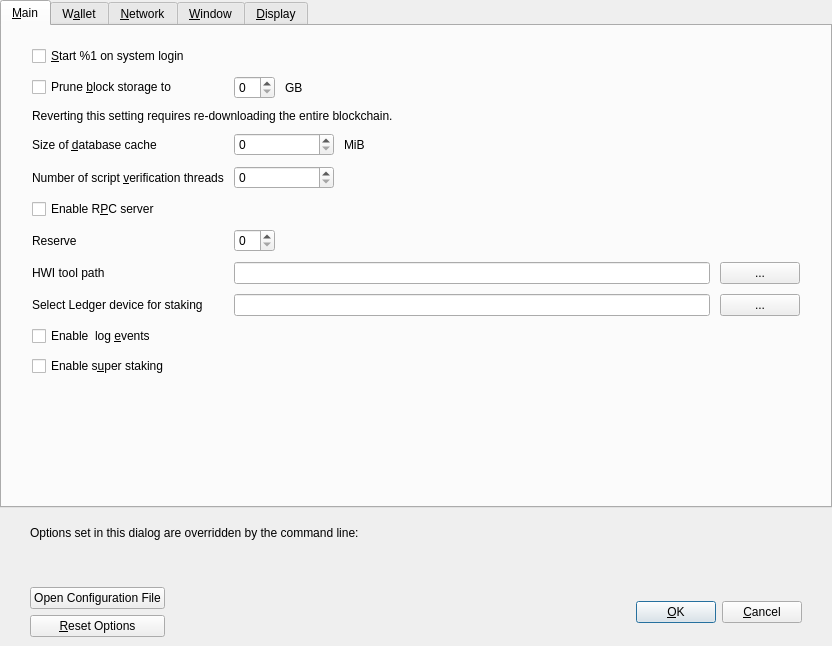
<?xml version="1.0" encoding="UTF-8"?>
<ui version="4.0">
 <class>OptionsDialog</class>
 <widget class="QDialog" name="OptionsDialog">
  <property name="geometry">
   <rect>
    <x>0</x>
    <y>0</y>
    <width>832</width>
    <height>646</height>
   </rect>
  </property>
  <property name="windowTitle">
   <string>Options</string>
  </property>
  <property name="modal">
   <bool>true</bool>
  </property>
  <layout class="QVBoxLayout" name="verticalLayout">
   <property name="leftMargin">
    <number>0</number>
   </property>
   <property name="topMargin">
    <number>0</number>
   </property>
   <property name="rightMargin">
    <number>0</number>
   </property>
   <property name="bottomMargin">
    <number>0</number>
   </property>
   <item>
    <widget class="QTabWidget" name="tabWidget">
     <property name="currentIndex">
      <number>0</number>
     </property>
     <widget class="QWidget" name="tabMain">
      <attribute name="title">
       <string>&amp;Main</string>
      </attribute>
      <layout class="QVBoxLayout" name="verticalLayout_3">
       <property name="spacing">
        <number>10</number>
       </property>
       <property name="leftMargin">
        <number>30</number>
       </property>
       <property name="topMargin">
        <number>20</number>
       </property>
       <property name="rightMargin">
        <number>30</number>
       </property>
       <property name="bottomMargin">
        <number>20</number>
       </property>
       <item>
        <layout class="QGridLayout" name="gridLayout">
         <property name="verticalSpacing">
          <number>10</number>
         </property>
         <item row="4" column="1">
          <layout class="QHBoxLayout" name="horizontalLayout_3_Main">
           <item>
            <widget class="QSpinBox" name="threadsScriptVerif">
             <property name="minimumSize">
              <size>
               <width>100</width>
               <height>0</height>
              </size>
             </property>
             <property name="toolTip">
              <string>(0 = auto, &lt;0 = leave that many cores free)</string>
             </property>
            </widget>
           </item>
           <item>
            <spacer name="horizontalSpacer_3_Main">
             <property name="orientation">
              <enum>Qt::Horizontal</enum>
             </property>
             <property name="sizeHint" stdset="0">
              <size>
               <width>40</width>
               <height>20</height>
              </size>
             </property>
            </spacer>
           </item>
          </layout>
         </item>
         <item row="8" column="1">
          <layout class="QHBoxLayout" name="horizontalLayout2">
           <item>
            <widget class="QLineEdit" name="txtStakeLedgerId">
             <property name="toolTip">
              <string>Fingerprint of the ledger that you want to be used for staking with hardware wallet</string>
             </property>
            </widget>
           </item>
           <item>
            <widget class="QPushButton" name="toolStakeLedgerId">
             <property name="text">
              <string>...</string>
             </property>
            </widget>
           </item>
          </layout>
         </item>
         <item row="6" column="1">
          <layout class="QHBoxLayout" name="horizontalLayout_3_Main_3">
           <item>
            <widget class="BitcoinAmountField" name="reserveBalance">
             <property name="toolTip">
              <string>Reserve amount that will not be used for staking</string>
             </property>
            </widget>
           </item>
           <item>
            <spacer name="horizontalSpacer_3_Main_3">
             <property name="orientation">
              <enum>Qt::Horizontal</enum>
             </property>
             <property name="sizeHint" stdset="0">
              <size>
               <width>40</width>
               <height>0</height>
              </size>
             </property>
            </spacer>
           </item>
          </layout>
         </item>
         <item row="4" column="0">
          <widget class="QLabel" name="threadsScriptVerifLabel">
           <property name="toolTip">
            <string extracomment="Tooltip text for Options window setting that sets the number of script verification threads. Explains that negative values mean to leave these many cores free to the system.">Set the number of script verification threads. Negative values correspond to the number of cores you want to leave free to the system.</string>
           </property>
           <property name="text">
            <string>Number of script &amp;verification threads</string>
           </property>
           <property name="textFormat">
            <enum>Qt::PlainText</enum>
           </property>
           <property name="buddy">
            <cstring>threadsScriptVerif</cstring>
           </property>
          </widget>
         </item>
         <item row="3" column="0">
          <widget class="QLabel" name="databaseCacheLabel">
           <property name="toolTip">
            <string extracomment="Tooltip text for Options window setting that sets the size of the database cache. Explains the corresponding effects of increasing/decreasing this value.">Maximum database cache size. Make sure you have enough RAM. A larger cache can contribute to faster sync, after which the benefit is less pronounced for most use cases. Lowering the cache size will reduce memory usage. Unused mempool memory is shared for this cache.</string>
           </property>
           <property name="text">
            <string>Size of &amp;database cache</string>
           </property>
           <property name="textFormat">
            <enum>Qt::PlainText</enum>
           </property>
           <property name="buddy">
            <cstring>databaseCache</cstring>
           </property>
          </widget>
         </item>
         <item row="2" column="0" colspan="2">
          <widget class="QLabel" name="pruneWarning">
           <property name="text">
            <string>Reverting this setting requires re-downloading the entire blockchain.</string>
           </property>
           <property name="textFormat">
            <enum>Qt::PlainText</enum>
           </property>
          </widget>
         </item>
         <item row="7" column="0">
          <widget class="QLabel" name="HWIToolLabel">
           <property name="text">
            <string>HWI tool path</string>
           </property>
          </widget>
         </item>
         <item row="1" column="0">
          <widget class="QCheckBox" name="prune">
           <property name="toolTip">
            <string>Enabling pruning significantly reduces the disk space required to store transactions. All blocks are still fully validated. Reverting this setting requires re-downloading the entire blockchain.</string>
           </property>
           <property name="text">
            <string>Prune &amp;block storage to</string>
           </property>
          </widget>
         </item>
         <item row="3" column="1">
          <layout class="QHBoxLayout" name="horizontalLayout_2_Main">
           <item>
            <widget class="QSpinBox" name="databaseCache">
             <property name="minimumSize">
              <size>
               <width>100</width>
               <height>0</height>
              </size>
             </property>
            </widget>
           </item>
           <item>
            <widget class="QLabel" name="databaseCacheUnitLabel">
             <property name="text">
              <string>MiB</string>
             </property>
             <property name="textFormat">
              <enum>Qt::PlainText</enum>
             </property>
            </widget>
           </item>
           <item>
            <spacer name="horizontalSpacer_2_Main">
             <property name="orientation">
              <enum>Qt::Horizontal</enum>
             </property>
             <property name="sizeHint" stdset="0">
              <size>
               <width>40</width>
               <height>20</height>
              </size>
             </property>
            </spacer>
           </item>
          </layout>
         </item>
         <item row="0" column="0" colspan="2">
          <widget class="QCheckBox" name="bitcoinAtStartup">
           <property name="toolTip">
            <string>Automatically start %1 after logging in to the system.</string>
           </property>
           <property name="text">
            <string>&amp;Start %1 on system login</string>
           </property>
          </widget>
         </item>
         <item row="7" column="1">
          <layout class="QHBoxLayout" name="horizontalLayout">
           <item>
            <widget class="QLineEdit" name="txtHWIToolPath">
             <property name="toolTip">
              <string>Hardware wallet interface tool location on disk</string>
             </property>
            </widget>
           </item>
           <item>
            <widget class="QPushButton" name="toolHWIPath">
             <property name="text">
              <string>...</string>
             </property>
            </widget>
           </item>
          </layout>
         </item>
         <item row="6" column="0">
          <widget class="QLabel" name="reserveBalanceLabel">
           <property name="text">
            <string>Reserve</string>
           </property>
           <property name="textFormat">
            <enum>Qt::PlainText</enum>
           </property>
           <property name="buddy">
            <cstring>threadsScriptVerif</cstring>
           </property>
          </widget>
         </item>
         <item row="1" column="1">
          <layout class="QHBoxLayout" name="horizontalLayout_Main_Prune">
           <item>
            <widget class="QSpinBox" name="pruneSize"/>
           </item>
           <item>
            <widget class="QLabel" name="pruneSizeUnitLabel">
             <property name="text">
              <string>GB</string>
             </property>
             <property name="textFormat">
              <enum>Qt::PlainText</enum>
             </property>
            </widget>
           </item>
           <item>
            <spacer name="horizontalSpacer_Main_Prune">
             <property name="orientation">
              <enum>Qt::Horizontal</enum>
             </property>
             <property name="sizeHint" stdset="0">
              <size>
               <width>40</width>
               <height>20</height>
              </size>
             </property>
            </spacer>
           </item>
          </layout>
         </item>
         <item row="8" column="0">
          <widget class="QLabel" name="stakeLedgerIdlabel">
           <property name="text">
            <string>Select Ledger device for staking</string>
           </property>
          </widget>
         </item>
         <item row="5" column="0" colspan="2">
          <widget class="QCheckBox" name="enableServer">
           <property name="toolTip">
            <string extracomment="Tooltip text for Options window setting that enables the RPC server.">This allows you or a third party tool to communicate with the node through command-line and JSON-RPC commands.</string>
           </property>
           <property name="text">
            <string extracomment="An Options window setting to enable the RPC server.">Enable R&amp;PC server</string>
           </property>
          </widget>
         </item>
         <item row="9" column="0" colspan="2">
          <widget class="QCheckBox" name="logEvents">
           <property name="text">
            <string>Enable  log &amp;events</string>
           </property>
          </widget>
         </item>
         <item row="10" column="0" colspan="2">
          <widget class="QCheckBox" name="superStaking">
           <property name="text">
            <string>Enable s&amp;uper staking</string>
           </property>
          </widget>
         </item>
        </layout>
       </item>
       <item>
        <spacer name="verticalSpacer_Main">
         <property name="orientation">
          <enum>Qt::Vertical</enum>
         </property>
         <property name="sizeHint" stdset="0">
          <size>
           <width>20</width>
           <height>40</height>
          </size>
         </property>
        </spacer>
       </item>
      </layout>
     </widget>
     <widget class="QWidget" name="tabWallet">
      <attribute name="title">
       <string>W&amp;allet</string>
      </attribute>
      <layout class="QVBoxLayout" name="verticalLayout_Wallet">
       <property name="spacing">
        <number>10</number>
       </property>
       <property name="leftMargin">
        <number>30</number>
       </property>
       <property name="topMargin">
        <number>20</number>
       </property>
       <property name="rightMargin">
        <number>30</number>
       </property>
       <property name="bottomMargin">
        <number>20</number>
       </property>
       <item>
        <widget class="QCheckBox" name="subFeeFromAmount">
         <property name="toolTip">
          <string extracomment="Tooltip text for Options window setting that sets subtracting the fee from a sending amount as default.">Whether to set subtract fee from amount as default or not.</string>
         </property>
         <property name="text">
          <string extracomment="An Options window setting to set subtracting the fee from a sending amount as default.">Subtract &amp;fee from amount by default</string>
         </property>
        </widget>
       </item>
       <item>
        <widget class="QGroupBox" name="groupBox">
         <property name="title">
          <string>Expert</string>
         </property>
         <layout class="QVBoxLayout" name="verticalLayout_2">
          <property name="spacing">
           <number>10</number>
          </property>
          <item>
           <widget class="QCheckBox" name="coinControlFeatures">
            <property name="toolTip">
             <string>Whether to show coin control features or not.</string>
            </property>
            <property name="text">
             <string>Enable coin &amp;control features</string>
            </property>
           </widget>
          </item>
          <item>
           <widget class="QCheckBox" name="spendZeroConfChange">
            <property name="toolTip">
             <string>If you disable the spending of unconfirmed change, the change from a transaction cannot be used until that transaction has at least one confirmation. This also affects how your balance is computed.</string>
            </property>
            <property name="text">
             <string>&amp;Spend unconfirmed change</string>
            </property>
           </widget>
          </item>
          <item>
           <widget class="QCheckBox" name="m_enable_psbt_controls">
            <property name="toolTip">
             <string extracomment="Tooltip text for options window setting that enables PSBT controls.">Whether to show PSBT controls.</string>
            </property>
            <property name="text">
             <string extracomment="An options window setting to enable PSBT controls.">Enable &amp;PSBT controls</string>
            </property>
           </widget>
          </item>
          <item>
           <widget class="QCheckBox" name="zeroBalanceAddressToken">
            <property name="text">
             <string>Enable &amp;zero balance for receiver token address</string>
            </property>
           </widget>
          </item>
          <item>
           <widget class="QCheckBox" name="useChangeAddress">
            <property name="text">
             <string>Use change &amp;address</string>
            </property>
           </widget>
          </item>
          <item>
           <widget class="QCheckBox" name="checkForUpdates">
            <property name="text">
             <string>Check for &amp;updates</string>
            </property>
           </widget>
          </item>
          <item>
           <widget class="QCheckBox" name="signPSBTHWITool">
            <property name="text">
             <string>Sign PSBT with HWI tool</string>
            </property>
           </widget>
          </item>
         </layout>
        </widget>
       </item>
       <item>
        <widget class="QGroupBox" name="groupBoxHww">
         <property name="title">
          <string>External Signer (e.g. hardware wallet)</string>
         </property>
         <layout class="QVBoxLayout" name="verticalLayoutHww">
          <item>
           <layout class="QHBoxLayout" name="horizontalLayoutHww">
            <item>
             <widget class="QLabel" name="externalSignerPathLabel">
              <property name="text">
               <string>&amp;External signer script path</string>
              </property>
              <property name="buddy">
               <cstring>externalSignerPath</cstring>
              </property>
             </widget>
            </item>
            <item>
             <widget class="QLineEdit" name="externalSignerPath">
              <property name="toolTip">
               <string>Full path to a %1 compatible script (e.g. C:\Downloads\hwi.exe or /Users/you/Downloads/hwi.py). Beware: malware can steal your coins!</string>
              </property>
             </widget>
            </item>
           </layout>
          </item>
         </layout>
        </widget>
       </item>
       <item>
        <spacer name="verticalSpacer_Wallet">
         <property name="orientation">
          <enum>Qt::Vertical</enum>
         </property>
         <property name="sizeHint" stdset="0">
          <size>
           <width>20</width>
           <height>40</height>
          </size>
         </property>
        </spacer>
       </item>
      </layout>
     </widget>
     <widget class="QWidget" name="tabNetwork">
      <attribute name="title">
       <string>&amp;Network</string>
      </attribute>
      <layout class="QVBoxLayout" name="verticalLayout_Network">
       <property name="spacing">
        <number>10</number>
       </property>
       <property name="leftMargin">
        <number>30</number>
       </property>
       <property name="topMargin">
        <number>20</number>
       </property>
       <property name="rightMargin">
        <number>30</number>
       </property>
       <property name="bottomMargin">
        <number>20</number>
       </property>
       <item>
        <widget class="QCheckBox" name="mapPortNatpmp">
         <property name="toolTip">
          <string>Automatically open the Qtum client port on the router. This only works when your router supports NAT-PMP and it is enabled. The external port could be random.</string>
         </property>
         <property name="text">
          <string>Map port using PCP or NA&amp;T-PMP</string>
         </property>
        </widget>
       </item>
       <item>
        <widget class="QCheckBox" name="allowIncoming">
         <property name="toolTip">
          <string>Accept connections from outside.</string>
         </property>
         <property name="text">
          <string>Allow incomin&amp;g connections</string>
         </property>
        </widget>
       </item>
       <item>
        <widget class="QCheckBox" name="connectSocks">
         <property name="toolTip">
          <string>Connect to the Qtum network through a SOCKS5 proxy.</string>
         </property>
         <property name="text">
          <string>&amp;Connect through SOCKS5 proxy (default proxy):</string>
         </property>
        </widget>
       </item>
       <item>
        <layout class="QHBoxLayout" name="horizontalLayout_1_Network">
         <item>
          <widget class="QLabel" name="proxyIpLabel">
           <property name="text">
            <string>Proxy &amp;IP:</string>
           </property>
           <property name="textFormat">
            <enum>Qt::PlainText</enum>
           </property>
           <property name="buddy">
            <cstring>proxyIp</cstring>
           </property>
          </widget>
         </item>
         <item>
          <widget class="QValidatedLineEdit" name="proxyIp">
           <property name="minimumSize">
            <size>
             <width>140</width>
             <height>0</height>
            </size>
           </property>
           <property name="maximumSize">
            <size>
             <width>140</width>
             <height>16777215</height>
            </size>
           </property>
           <property name="toolTip">
            <string>IP address of the proxy (e.g. IPv4: 127.0.0.1 / IPv6: ::1)</string>
           </property>
          </widget>
         </item>
         <item>
          <widget class="QLabel" name="proxyPortLabel">
           <property name="text">
            <string>&amp;Port:</string>
           </property>
           <property name="textFormat">
            <enum>Qt::PlainText</enum>
           </property>
           <property name="buddy">
            <cstring>proxyPort</cstring>
           </property>
          </widget>
         </item>
         <item>
          <widget class="QLineEdit" name="proxyPort">
           <property name="minimumSize">
            <size>
             <width>55</width>
             <height>0</height>
            </size>
           </property>
           <property name="maximumSize">
            <size>
             <width>55</width>
             <height>16777215</height>
            </size>
           </property>
           <property name="toolTip">
            <string>Port of the proxy (e.g. 9050)</string>
           </property>
          </widget>
         </item>
         <item>
          <spacer name="horizontalSpacer_1_Network">
           <property name="orientation">
            <enum>Qt::Horizontal</enum>
           </property>
           <property name="sizeHint" stdset="0">
            <size>
             <width>40</width>
             <height>20</height>
            </size>
           </property>
          </spacer>
         </item>
        </layout>
       </item>
       <item>
        <layout class="QHBoxLayout" name="horizontalLayout_2_Network">
         <item>
          <widget class="QLabel" name="proxyActiveNets">
           <property name="text">
            <string>Used for reaching peers via:</string>
           </property>
           <property name="textFormat">
            <enum>Qt::PlainText</enum>
           </property>
          </widget>
         </item>
         <item>
          <widget class="QCheckBox" name="proxyReachIPv4">
           <property name="enabled">
            <bool>false</bool>
           </property>
           <property name="toolTip">
            <string>Shows if the supplied default SOCKS5 proxy is used to reach peers via this network type.</string>
           </property>
           <property name="text">
            <string/>
           </property>
          </widget>
         </item>
         <item>
          <widget class="QLabel" name="proxyReachIPv4Label">
           <property name="text">
            <string>IPv4</string>
           </property>
           <property name="textFormat">
            <enum>Qt::PlainText</enum>
           </property>
          </widget>
         </item>
         <item>
          <widget class="QCheckBox" name="proxyReachIPv6">
           <property name="enabled">
            <bool>false</bool>
           </property>
           <property name="toolTip">
            <string>Shows if the supplied default SOCKS5 proxy is used to reach peers via this network type.</string>
           </property>
           <property name="text">
            <string/>
           </property>
          </widget>
         </item>
         <item>
          <widget class="QLabel" name="proxyReachIPv6Label">
           <property name="text">
            <string>IPv6</string>
           </property>
           <property name="textFormat">
            <enum>Qt::PlainText</enum>
           </property>
          </widget>
         </item>
         <item>
          <widget class="QCheckBox" name="proxyReachTor">
           <property name="enabled">
            <bool>false</bool>
           </property>
           <property name="toolTip">
            <string>Shows if the supplied default SOCKS5 proxy is used to reach peers via this network type.</string>
           </property>
           <property name="text">
            <string/>
           </property>
          </widget>
         </item>
         <item>
          <widget class="QLabel" name="proxyReachTorLabel">
           <property name="text">
            <string>Tor</string>
           </property>
           <property name="textFormat">
            <enum>Qt::PlainText</enum>
           </property>
          </widget>
         </item>
         <item>
          <spacer name="horizontalSpacer_2_Network">
           <property name="orientation">
            <enum>Qt::Horizontal</enum>
           </property>
           <property name="sizeHint" stdset="0">
            <size>
             <width>40</width>
             <height>20</height>
            </size>
           </property>
          </spacer>
         </item>
        </layout>
       </item>
       <item>
        <widget class="QCheckBox" name="connectSocksTor">
         <property name="toolTip">
          <string>Connect to the Qtum network through a separate SOCKS5 proxy for Tor onion services.</string>
         </property>
         <property name="text">
          <string>Use separate SOCKS&amp;5 proxy to reach peers via Tor onion services:</string>
         </property>
        </widget>
       </item>
       <item>
        <layout class="QHBoxLayout" name="horizontalLayout_3_Network">
         <item>
          <widget class="QLabel" name="proxyIpTorLabel">
           <property name="text">
            <string>Proxy &amp;IP:</string>
           </property>
           <property name="textFormat">
            <enum>Qt::PlainText</enum>
           </property>
           <property name="buddy">
            <cstring>proxyIpTor</cstring>
           </property>
          </widget>
         </item>
         <item>
          <widget class="QValidatedLineEdit" name="proxyIpTor">
           <property name="minimumSize">
            <size>
             <width>140</width>
             <height>0</height>
            </size>
           </property>
           <property name="maximumSize">
            <size>
             <width>140</width>
             <height>16777215</height>
            </size>
           </property>
           <property name="toolTip">
            <string>IP address of the proxy (e.g. IPv4: 127.0.0.1 / IPv6: ::1)</string>
           </property>
          </widget>
         </item>
         <item>
          <widget class="QLabel" name="proxyPortTorLabel">
           <property name="text">
            <string>&amp;Port:</string>
           </property>
           <property name="textFormat">
            <enum>Qt::PlainText</enum>
           </property>
           <property name="buddy">
            <cstring>proxyPortTor</cstring>
           </property>
          </widget>
         </item>
         <item>
          <widget class="QLineEdit" name="proxyPortTor">
           <property name="minimumSize">
            <size>
             <width>55</width>
             <height>0</height>
            </size>
           </property>
           <property name="maximumSize">
            <size>
             <width>55</width>
             <height>16777215</height>
            </size>
           </property>
           <property name="toolTip">
            <string>Port of the proxy (e.g. 9050)</string>
           </property>
          </widget>
         </item>
         <item>
          <spacer name="horizontalSpacer_4_Network">
           <property name="orientation">
            <enum>Qt::Horizontal</enum>
           </property>
           <property name="sizeHint" stdset="0">
            <size>
             <width>40</width>
             <height>20</height>
            </size>
           </property>
          </spacer>
         </item>
        </layout>
       </item>
       <item>
        <spacer name="verticalSpacer_Network">
         <property name="orientation">
          <enum>Qt::Vertical</enum>
         </property>
         <property name="sizeHint" stdset="0">
          <size>
           <width>20</width>
           <height>40</height>
          </size>
         </property>
        </spacer>
       </item>
      </layout>
     </widget>
     <widget class="QWidget" name="tabWindow">
      <attribute name="title">
       <string>&amp;Window</string>
      </attribute>
      <layout class="QVBoxLayout" name="verticalLayout_Window">
       <property name="spacing">
        <number>10</number>
       </property>
       <property name="leftMargin">
        <number>30</number>
       </property>
       <property name="topMargin">
        <number>20</number>
       </property>
       <property name="rightMargin">
        <number>30</number>
       </property>
       <property name="bottomMargin">
        <number>20</number>
       </property>
       <item>
        <widget class="QCheckBox" name="showTrayIcon">
         <property name="toolTip">
          <string>Show the icon in the system tray.</string>
         </property>
         <property name="text">
          <string>&amp;Show tray icon</string>
         </property>
         <property name="checked">
          <bool>true</bool>
         </property>
        </widget>
       </item>
       <item>
        <widget class="QCheckBox" name="minimizeToTray">
         <property name="toolTip">
          <string>Show only a tray icon after minimizing the window.</string>
         </property>
         <property name="text">
          <string>&amp;Minimize to the tray instead of the taskbar</string>
         </property>
        </widget>
       </item>
       <item>
        <widget class="QCheckBox" name="minimizeOnClose">
         <property name="toolTip">
          <string>Minimize instead of exit the application when the window is closed. When this option is enabled, the application will be closed only after selecting Exit in the menu.</string>
         </property>
         <property name="text">
          <string>M&amp;inimize on close</string>
         </property>
        </widget>
       </item>
       <item>
        <spacer name="verticalSpacer_Window">
         <property name="orientation">
          <enum>Qt::Vertical</enum>
         </property>
         <property name="sizeHint" stdset="0">
          <size>
           <width>20</width>
           <height>40</height>
          </size>
         </property>
        </spacer>
       </item>
      </layout>
     </widget>
     <widget class="QWidget" name="tabDisplay">
      <attribute name="title">
       <string>&amp;Display</string>
      </attribute>
      <layout class="QVBoxLayout" name="verticalLayout_Display">
       <property name="spacing">
        <number>10</number>
       </property>
       <property name="leftMargin">
        <number>30</number>
       </property>
       <property name="topMargin">
        <number>20</number>
       </property>
       <property name="rightMargin">
        <number>30</number>
       </property>
       <property name="bottomMargin">
        <number>20</number>
       </property>
       <item>
        <layout class="QGridLayout" name="gridLayout_2">
         <property name="verticalSpacing">
          <number>10</number>
         </property>
         <item row="0" column="0">
          <widget class="QLabel" name="langLabel">
           <property name="text">
            <string>User Interface &amp;language:</string>
           </property>
           <property name="textFormat">
            <enum>Qt::PlainText</enum>
           </property>
           <property name="buddy">
            <cstring>lang</cstring>
           </property>
          </widget>
         </item>
         <item row="0" column="1">
          <widget class="QValueComboBox" name="lang">
           <property name="toolTip">
            <string>The user interface language can be set here. This setting will take effect after restarting %1.</string>
           </property>
          </widget>
         </item>
         <item row="1" column="0">
          <widget class="QLabel" name="unitLabel">
           <property name="text">
            <string>&amp;Unit to show amounts in:</string>
           </property>
           <property name="textFormat">
            <enum>Qt::PlainText</enum>
           </property>
           <property name="buddy">
            <cstring>unit</cstring>
           </property>
          </widget>
         </item>
         <item row="2" column="0">
          <widget class="QLabel" name="thirdPartyTxUrlsLabel">
           <property name="toolTip">
            <string>Third-party URLs (e.g. a block explorer) that appear in the transactions tab as context menu items. %s in the URL is replaced by transaction hash. Multiple URLs are separated by vertical bar |.</string>
           </property>
           <property name="text">
            <string>&amp;Third-party transaction URLs</string>
           </property>
           <property name="buddy">
            <cstring>thirdPartyTxUrls</cstring>
           </property>
          </widget>
         </item>
         <item row="1" column="1">
          <widget class="QValueComboBox" name="unit">
           <property name="toolTip">
            <string>Choose the default subdivision unit to show in the interface and when sending coins.</string>
           </property>
          </widget>
         </item>
         <item row="2" column="1">
          <widget class="QLineEdit" name="thirdPartyTxUrls">
           <property name="toolTip">
            <string>Third-party URLs (e.g. a block explorer) that appear in the transactions tab as context menu items. %s in the URL is replaced by transaction hash. Multiple URLs are separated by vertical bar |.</string>
           </property>
           <property name="placeholderText">
            <string notr="true">https://example.com/tx/%s</string>
           </property>
          </widget>
         </item>
         <item row="3" column="0">
          <widget class="QLabel" name="themeLabel">
           <property name="text">
            <string>User Interface &amp;style:</string>
           </property>
           <property name="textFormat">
            <enum>Qt::PlainText</enum>
           </property>
           <property name="buddy">
            <cstring>lang</cstring>
           </property>
          </widget>
         </item>
         <item row="3" column="1">
          <widget class="QValueComboBox" name="theme">
           <property name="toolTip">
            <string>The user interface style can be set here. This setting will take effect after restarting %1.</string>
           </property>
          </widget>
         </item>
         <item row="4" column="0">
          <widget class="QLabel" name="moneyFontLabel">
           <property name="text">
            <string>Font in the Overview tab: </string>
           </property>
           <property name="buddy">
            <cstring>moneyFont</cstring>
           </property>
          </widget>
         </item>
         <item row="4" column="1">
          <layout class="QHBoxLayout" name="horizontalLayout_4_Display">
           <item>
            <widget class="QComboBox" name="moneyFont">
             <property name="sizePolicy">
              <sizepolicy hsizetype="Expanding" vsizetype="Fixed">
               <horstretch>0</horstretch>
               <verstretch>0</verstretch>
              </sizepolicy>
             </property>
            </widget>
           </item>
           <item>
            <widget class="QLabel" name="moneyFont_preview">
             <property name="text">
              <string notr="true">111.11111111 QTUM
909.09090909 QTUM</string>
             </property>
            </widget>
           </item>
          </layout>
         </item>
        </layout>
       </item>
       <item>
        <spacer name="verticalSpacer_Display">
         <property name="orientation">
          <enum>Qt::Vertical</enum>
         </property>
         <property name="sizeHint" stdset="0">
          <size>
           <width>20</width>
           <height>40</height>
          </size>
         </property>
        </spacer>
       </item>
      </layout>
     </widget>
    </widget>
   </item>
   <item>
    <widget class="QFrame" name="frame">
     <layout class="QVBoxLayout" name="verticalLayout_Bottom">
      <property name="leftMargin">
       <number>30</number>
      </property>
      <property name="rightMargin">
       <number>30</number>
      </property>
      <item>
       <layout class="QHBoxLayout" name="horizontalLayout_Bottom">
        <item>
         <widget class="QLabel" name="overriddenByCommandLineInfoLabel">
          <property name="text">
           <string>Options set in this dialog are overridden by the command line:</string>
          </property>
          <property name="textFormat">
           <enum>Qt::PlainText</enum>
          </property>
         </widget>
        </item>
        <item>
         <spacer name="horizontalSpacer_Bottom">
          <property name="orientation">
           <enum>Qt::Horizontal</enum>
          </property>
          <property name="sizeHint" stdset="0">
           <size>
            <width>40</width>
            <height>20</height>
           </size>
          </property>
         </spacer>
        </item>
       </layout>
      </item>
      <item>
       <widget class="QLabel" name="overriddenByCommandLineLabel">
        <property name="text">
         <string/>
        </property>
        <property name="textFormat">
         <enum>Qt::PlainText</enum>
        </property>
        <property name="wordWrap">
         <bool>true</bool>
        </property>
       </widget>
      </item>
     </layout>
    </widget>
   </item>
   <item>
    <widget class="QWidget" name="buttonsContainerWhite" native="true">
     <layout class="QHBoxLayout" name="horizontalLayout_2">
      <property name="leftMargin">
       <number>30</number>
      </property>
      <property name="rightMargin">
       <number>30</number>
      </property>
      <item>
       <layout class="QVBoxLayout" name="verticalLayout_Buttons">
        <item>
         <widget class="QPushButton" name="openBitcoinConfButton">
          <property name="toolTip">
           <string>Open the %1 configuration file from the working directory.</string>
          </property>
          <property name="text">
           <string>Open Configuration File</string>
          </property>
          <property name="autoDefault">
           <bool>false</bool>
          </property>
         </widget>
        </item>
        <item>
         <widget class="QPushButton" name="resetButton">
          <property name="toolTip">
           <string>Reset all client options to default.</string>
          </property>
          <property name="text">
           <string>&amp;Reset Options</string>
          </property>
          <property name="autoDefault">
           <bool>false</bool>
          </property>
         </widget>
        </item>
       </layout>
      </item>
      <item>
       <spacer name="horizontalSpacer_3">
        <property name="orientation">
         <enum>Qt::Horizontal</enum>
        </property>
        <property name="sizeHint" stdset="0">
         <size>
          <width>20</width>
          <height>20</height>
         </size>
        </property>
       </spacer>
      </item>
      <item>
       <widget class="QLabel" name="statusLabel">
        <property name="minimumSize">
         <size>
          <width>200</width>
          <height>0</height>
         </size>
        </property>
        <property name="font">
         <font>
          <weight>75</weight>
          <bold>true</bold>
         </font>
        </property>
        <property name="text">
         <string/>
        </property>
        <property name="textFormat">
         <enum>Qt::PlainText</enum>
        </property>
        <property name="wordWrap">
         <bool>true</bool>
        </property>
       </widget>
      </item>
      <item>
       <spacer name="horizontalSpacer">
        <property name="orientation">
         <enum>Qt::Horizontal</enum>
        </property>
        <property name="sizeHint" stdset="0">
         <size>
          <width>20</width>
          <height>20</height>
         </size>
        </property>
       </spacer>
      </item>
      <item>
       <widget class="QPushButton" name="okButton">
        <property name="text">
         <string>&amp;OK</string>
        </property>
        <property name="autoDefault">
         <bool>false</bool>
        </property>
        <property name="default">
         <bool>true</bool>
        </property>
       </widget>
      </item>
      <item>
       <widget class="QPushButton" name="cancelButton">
        <property name="text">
         <string>&amp;Cancel</string>
        </property>
        <property name="autoDefault">
         <bool>false</bool>
        </property>
       </widget>
      </item>
     </layout>
    </widget>
   </item>
  </layout>
 </widget>
 <customwidgets>
  <customwidget>
   <class>QValidatedLineEdit</class>
   <extends>QLineEdit</extends>
   <header>qt/qvalidatedlineedit.h</header>
  </customwidget>
  <customwidget>
   <class>QValueComboBox</class>
   <extends>QComboBox</extends>
   <header>qt/qvaluecombobox.h</header>
  </customwidget>
  <customwidget>
   <class>BitcoinAmountField</class>
   <extends>QSpinBox</extends>
   <header>qt/bitcoinamountfield.h</header>
  </customwidget>
 </customwidgets>
 <resources/>
 <connections/>
</ui>
